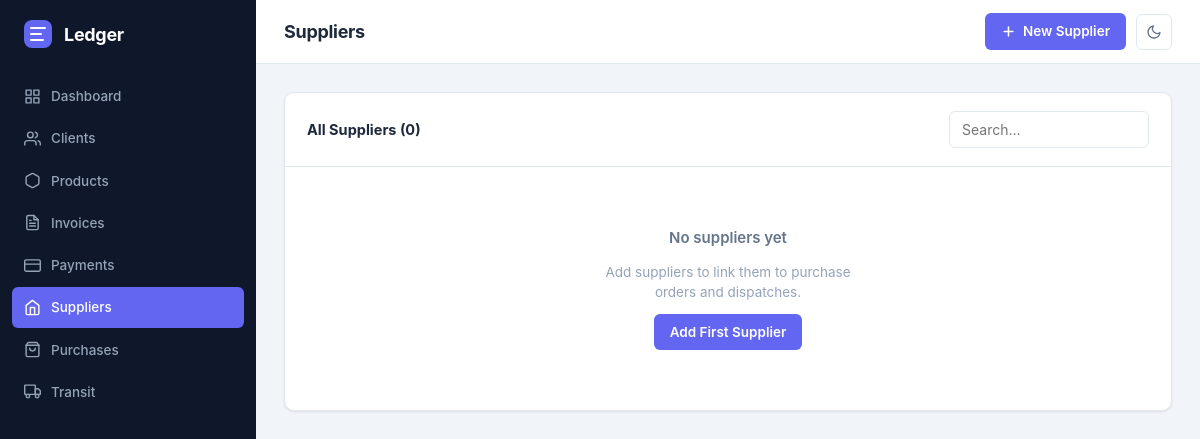
The app's page /suppliers/, older data.
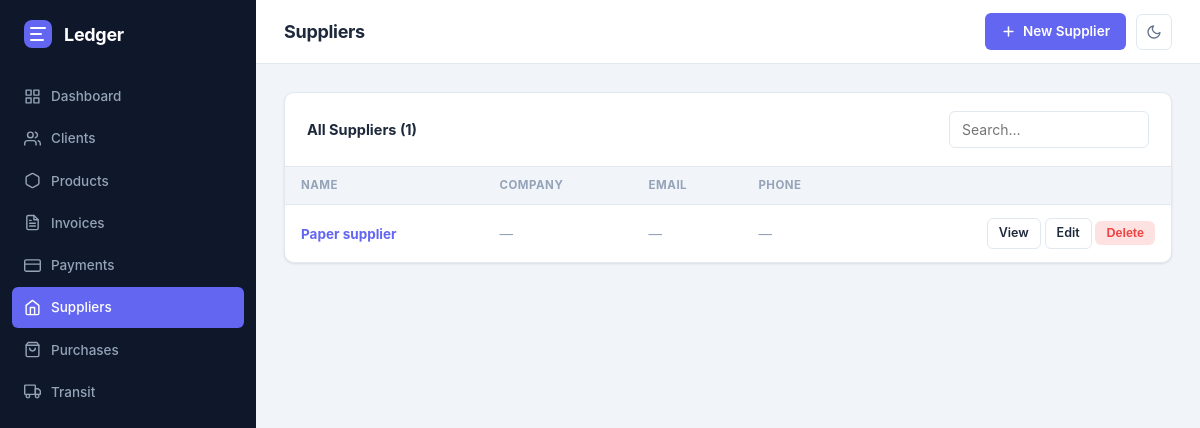
The same page, newer data.
### tables this page shows
CREATE TABLE suppliers (
            id         INTEGER PRIMARY KEY AUTOINCREMENT,
            name       TEXT NOT NULL,
            company    TEXT,
            email      TEXT,
            phone      TEXT,
            address    TEXT,
            notes      TEXT,
            is_active  INTEGER DEFAULT 1,
            created_at TIMESTAMP DEFAULT CURRENT_TIMESTAMP
        );

### app/routes/suppliers.py (the view)
@bp.route("/")
def list_suppliers():
    suppliers = supplier_service.get_all_suppliers()
    return render_template("suppliers/list.html", suppliers=suppliers)

### app/database.py (called while the page is built)
def get_db(app=None):
    from flask import current_app
    _app = app or current_app
    if "db" not in g:
        g.db = sqlite3.connect(_app.config["DATABASE"])
        g.db.row_factory = sqlite3.Row
        g.db.execute("PRAGMA foreign_keys = ON")
    return g.db

### app/services/supplier_service.py (called while the page is built)
def get_all_suppliers():
    return get_db().execute(
        "SELECT * FROM suppliers ORDER BY name"
    ).fetchall()

### app/templates/suppliers/list.html (shortened to what this page needs)
{% extends "base.html" %}
{% block page_title %}Suppliers{% endblock %}
{% block topbar_actions %}
  <a href="{{ url_for('suppliers.new_supplier') }}" class="btn btn-primary">
    <svg viewBox="0 0 24 24" fill="none" stroke="currentColor" stroke-width="2.5" stroke-linecap="round" stroke-linejoin="round"><line x1="12" y1="5" x2="12" y2="19"/><line x1="5" y1="12" x2="19" y2="12"/></svg>
    New Supplier
  </a>
{% endblock %}
{% block content %}
<div class="card">
  <div class="card-header">
    <span class="card-title">All Suppliers ({{ suppliers|length }})</span>
    <input type="search" placeholder="Search…" style="width:200px" oninput="filterTable(this.value,'suppTable')">
  </div>
  {% if suppliers %}
  <div class="table-wrap">
    <table id="suppTable">
      <thead><tr><th>Name</th><th>Company</th><th>Email</th><th>Phone</th><th></th></tr></thead>
      <tbody>
        {% for s in suppliers %}
        <tr>
          <td class="fw-700"><a href="{{ url_for('suppliers.detail', supplier_id=s.id) }}" style="color:var(--accent);text-decoration:none">{{ s.name }}</a></td>
          <td class="muted">{{ s.company or '—' }}</td>
          <td class="muted">{{ s.email or '—' }}</td>
          <td class="muted">{{ s.phone or '—' }}</td>
          <td style="text-align:right;white-space:nowrap">
            <a href="{{ url_for('suppliers.detail', supplier_id=s.id) }}" class="btn btn-secondary btn-sm">View</a>
            <a href="{{ url_for('suppliers.edit_supplier', supplier_id=s.id) }}" class="btn btn-secondary btn-sm">Edit</a>
            <form method="post" action="{{ url_for('suppliers.delete_supplier', supplier_id=s.id) }}" style="display:inline"
                  onsubmit="return confirm('Delete {{ s.name }}?')">
              <button class="btn btn-danger btn-sm">Delete</button>
            </form>
          </td>
        </tr>
        {% endfor %}
      </tbody>
    </table>
  </div>
  {% else %}
  <div class="empty-state">
    <h3>No suppliers yet</h3>
    <p>Add suppliers to link them to purchase orders and dispatches.</p>
    <a href="{{ url_for('suppliers.new_supplier') }}" class="btn btn-primary">Add First Supplier</a>
  </div>
  {% endif %}
</div>
{% endblock %}

### app/templates/base.html (shortened to what this page needs)
<!DOCTYPE html>
<html lang="en">
<head>
  <link rel="stylesheet" href="{{ url_for('static', filename='css/main.css') }}" />
</head>
<body>
<aside class="sidebar">
  <div class="sidebar-brand">
    <svg width="28" height="28" viewBox="0 0 28 28" fill="none">
      <rect width="28" height="28" rx="8" fill="#6366F1"/>
      <path d="M7 8h14M7 14h10M7 20h12" stroke="#fff" stroke-width="2" stroke-linecap="round"/>
    </svg>
    <span>Ledger</span>
  </div>
  <nav class="sidebar-nav">
    <a href="{{ url_for('dashboard.index') }}" class="nav-item {% if request.endpoint == 'dashboard.index' %}active{% endif %}">
      <svg viewBox="0 0 24 24" fill="none" stroke="currentColor" stroke-width="2" stroke-linecap="round" stroke-linejoin="round">
        <rect x="3" y="3" width="7" height="7"/><rect x="14" y="3" width="7" height="7"/>
        <rect x="14" y="14" width="7" height="7"/><rect x="3" y="14" width="7" height="7"/>
      </svg>
      Dashboard
    </a>
    <a href="{{ url_for('clients.list_clients') }}" class="nav-item {% if 'clients' in request.endpoint %}active{% endif %}">
      <svg viewBox="0 0 24 24" fill="none" stroke="currentColor" stroke-width="2" stroke-linecap="round" stroke-linejoin="round">
        <path d="M17 21v-2a4 4 0 0 0-4-4H5a4 4 0 0 0-4 4v2"/>
        <circle cx="9" cy="7" r="4"/>
        <path d="M23 21v-2a4 4 0 0 0-3-3.87M16 3.13a4 4 0 0 1 0 7.75"/>
      </svg>
      Clients
    </a>
    <a href="{{ url_for('products.list_products') }}" class="nav-item {% if 'products' in request.endpoint %}active{% endif %}">
      <svg viewBox="0 0 24 24" fill="none" stroke="currentColor" stroke-width="2" stroke-linecap="round" stroke-linejoin="round">
        <path d="M21 16V8a2 2 0 0 0-1-1.73l-7-4a2 2 0 0 0-2 0l-7 4A2 2 0 0 0 3 8v8a2 2 0 0 0 1 1.73l7 4a2 2 0 0 0 2 0l7-4A2 2 0 0 0 21 16z"/>
      </svg>
      Products
    </a>
    <a href="{{ url_for('invoices.list_invoices') }}" class="nav-item {% if 'invoices' in request.endpoint %}active{% endif %}">
      Invoices
    </a>
    <a href="{{ url_for('payments.list_payments') }}" class="nav-item {% if 'payments' in request.endpoint %}active{% endif %}">
      <svg viewBox="0 0 24 24" fill="none" stroke="currentColor" stroke-width="2" stroke-linecap="round" stroke-linejoin="round">
        <rect x="1" y="4" width="22" height="16" rx="2" ry="2"/>
        <line x1="1" y1="10" x2="23" y2="10"/>
      </svg>
      Payments
    </a>
    <a href="{{ url_for('suppliers.list_suppliers') }}" class="nav-item {% if 'suppliers' in request.endpoint %}active{% endif %}">
      <svg viewBox="0 0 24 24" fill="none" stroke="currentColor" stroke-width="2" stroke-linecap="round" stroke-linejoin="round">
        <path d="M3 9l9-7 9 7v11a2 2 0 0 1-2 2H5a2 2 0 0 1-2-2z"/>
        <polyline points="9,22 9,12 15,12 15,22"/>
      </svg>
      Suppliers
    </a>
    <a href="{{ url_for('purchases.list_purchases') }}" class="nav-item {% if 'purchases' in request.endpoint %}active{% endif %}">
      <svg viewBox="0 0 24 24" fill="none" stroke="currentColor" stroke-width="2" stroke-linecap="round" stroke-linejoin="round">
        <path d="M6 2L3 6v14a2 2 0 0 0 2 2h14a2 2 0 0 0 2-2V6l-3-4z"/>
        <line x1="3" y1="6" x2="21" y2="6"/>
        <path d="M16 10a4 4 0 0 1-8 0"/>
      </svg>
      Purchases
    </a>
    <a href="{{ url_for('transit.list_transit') }}" class="nav-item {% if 'transit' in request.endpoint %}active{% endif %}">
      <svg viewBox="0 0 24 24" fill="none" stroke="currentColor" stroke-width="2" stroke-linecap="round" stroke-linejoin="round">
        <rect x="1" y="3" width="15" height="13" rx="1"/>
        <path d="M16 8h4l3 3v5h-7V8z"/>
        <circle cx="5.5" cy="18.5" r="2.5"/>
        <circle cx="18.5" cy="18.5" r="2.5"/>
      </svg>
      Transit
    </a>
  </nav>
</aside>
<main class="main">
  <header class="topbar">
    <h1 class="page-title">{% block page_title %}{% endblock %}</h1>
    <div class="topbar-actions">
      {% block topbar_actions %}{% endblock %}
      <button class="dark-toggle" onclick="toggleDark()" title="Toggle dark mode" aria-label="Toggle dark mode">
        <svg class="icon-moon" viewBox="0 0 24 24" fill="none" stroke="currentColor" stroke-width="2" stroke-linecap="round" stroke-linejoin="round">
          <path d="M21 12.79A9 9 0 1 1 11.21 3 7 7 0 0 0 21 12.79z"/>
        </svg>
      </button>
    </div>
  </header>
  <div class="content">
    {% block content %}{% endblock %}
  </div>
</main>
</body>
</html>

Row changes from the older to the newer data that the page shows:
added suppliers: name "Paper supplier", company "—", email "—", phone "—"
Text that changed along with them:
{{ suppliers|length }}: "0" → "1"
text no longer shown: "No suppliers yet Add suppliers to link them to purchase orders and dispatches. Add First Supplier"
text now shown: "NAME COMPANY EMAIL PHONE"
